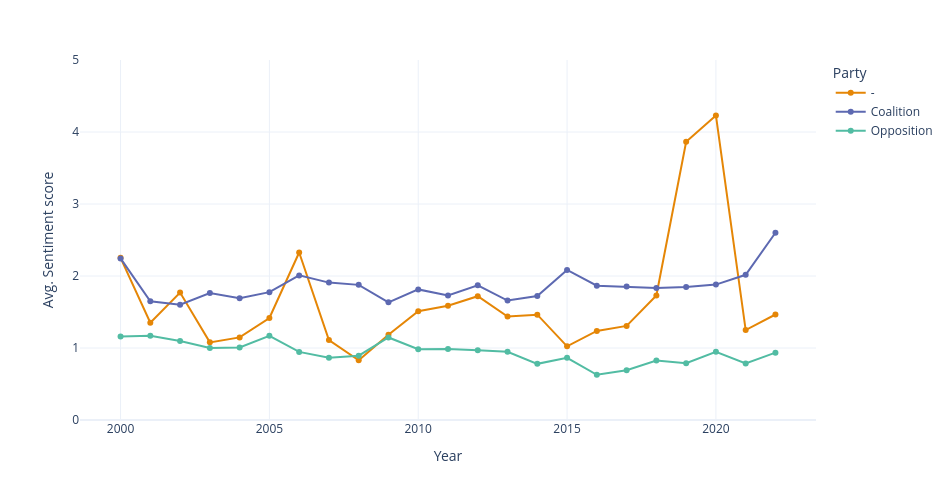

The notebook cell this image was saved under:
### Markdown cell above
The violin plot illustrates the distribution of numerical sentiment scores across different party statuses. As seen in the heatmap above, Opposition speeches are mainly centred around negative sentiment values (median = 0.34). A similar pattern is observed for Non-aligned ("-") (median = 0.56). In contrast, sentiment scores for Coalition speeches appear somewhat more widely distributed, though the median remains relatively negative (median: “–” = 1.49).

### Code cell
#Party status x average sentiment score (across years)
# Plot sample trends per "Month", use "Year" for better full dataset visualisations

status_year = df.groupby(["Party_status", "Year"]).agg({"Senti_n":"mean"}).reset_index()
status_year
fig=px.line(status_year, x="Year", y="Senti_n", color="Party_status", markers=True, 
            color_discrete_sequence=px.colors.qualitative.Vivid)
fig.update_layout(
    height=500,  
    width=950,
    yaxis=dict(range=[0, 5]),

    yaxis_title='Avg. Sentiment score',
    legend_title='Party',
    template='plotly_white'
)
fig.show()

### Figure 1 — Plotly figure (JSON) as saved in the notebook; plotly's stock layout.template omitted (floating-point values rounded to 4 significant figures)
{"data": [{"hovertemplate": "Party_status=-<br>Year=%{x}<br>Senti_n=%{y}<extra></extra>", "legendgroup": "-", "line": {"color": "rgb(229, 134, 6)", "dash": "solid"}, "marker": {"symbol": "circle"}, "mode": "lines+markers", "name": "-", "orientation": "v", "showlegend": true, "type": "scatter", "x": [2000, 2001, 2002, 2003, 2004, 2005, 2006, 2007, 2008, 2009, 2010, 2011, 2012, 2013, 2014, 2015, 2016, 2017, 2018, 2019, 2020, 2021, 2022], "xaxis": "x", "y": [2.252, 1.352, 1.77, 1.078, 1.147, 1.417, 2.327, 1.111, 0.8287, 1.184, 1.511, 1.586, 1.719, 1.436, 1.463, 1.023, 1.237, 1.307, 1.73, 3.864, 4.229, 1.249, 1.465], "yaxis": "y"}, {"hovertemplate": "Party_status=Coalition<br>Year=%{x}<br>Senti_n=%{y}<extra></extra>", "legendgroup": "Coalition", "line": {"color": "rgb(93, 105, 177)", "dash": "solid"}, "marker": {"symbol": "circle"}, "mode": "lines+markers", "name": "Coalition", "orientation": "v", "showlegend": true, "type": "scatter", "x": [2000, 2001, 2002, 2003, 2004, 2005, 2006, 2007, 2008, 2009, 2010, 2011, 2012, 2013, 2014, 2015, 2016, 2017, 2018, 2019, 2020, 2021, 2022], "xaxis": "x", "y": [2.244, 1.649, 1.601, 1.764, 1.691, 1.776, 2.008, 1.908, 1.877, 1.634, 1.814, 1.728, 1.871, 1.659, 1.721, 2.085, 1.866, 1.853, 1.833, 1.847, 1.881, 2.017, 2.601], "yaxis": "y"}, {"hovertemplate": "Party_status=Opposition<br>Year=%{x}<br>Senti_n=%{y}<extra></extra>", "legendgroup": "Opposition", "line": {"color": "rgb(82, 188, 163)", "dash": "solid"}, "marker": {"symbol": "circle"}, "mode": "lines+markers", "name": "Opposition", "orientation": "v", "showlegend": true, "type": "scatter", "x": [2000, 2001, 2002, 2003, 2004, 2005, 2006, 2007, 2008, 2009, 2010, 2011, 2012, 2013, 2014, 2015, 2016, 2017, 2018, 2019, 2020, 2021, 2022], "xaxis": "x", "y": [1.158, 1.171, 1.097, 1.0, 1.008, 1.169, 0.9457, 0.8655, 0.8934, 1.146, 0.9821, 0.9854, 0.9674, 0.9481, 0.78, 0.864, 0.6277, 0.6914, 0.8252, 0.7895, 0.9462, 0.7862, 0.9352], "yaxis": "y"}], "layout": {"height": 500, "legend": {"title": {"text": "Party"}, "tracegroupgap": 0}, "margin": {"t": 60}, "width": 950, "xaxis": {"anchor": "y", "domain": [0, 1], "title": {"text": "Year"}}, "yaxis": {"anchor": "x", "domain": [0, 1], "range": [0, 5], "title": {"text": "Avg. Sentiment score"}}}}
